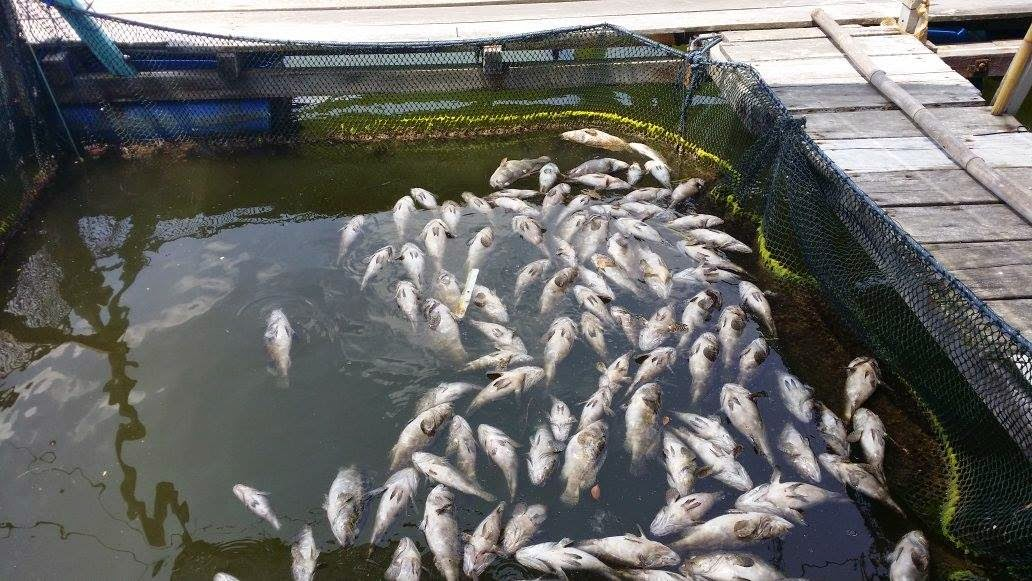
#> input picture fish1.jpg, 1032 x 581 px, found by its file name
$ python Threshold.py
#> lines starting #> are read from the running program, lines starting #| are printed output that depends on the picture; after the words box and inside, x2 and y2 are one past the last pixel; in counts of white or black regions, pixels touching at a corner belong together
import numpy as np
import cv2

img = cv2.imread('D:/Fish/fish1.jpg',1)
#> img is the input picture: shape (581, 1032, 3); mean B, G, R 101, 103.6, 103.6
img_cleaned = cv2.fastNlMeansDenoisingColored(img,None,6,6,7,21)
img_gray = cv2.cvtColor(img_cleaned,cv2.COLOR_BGR2GRAY)
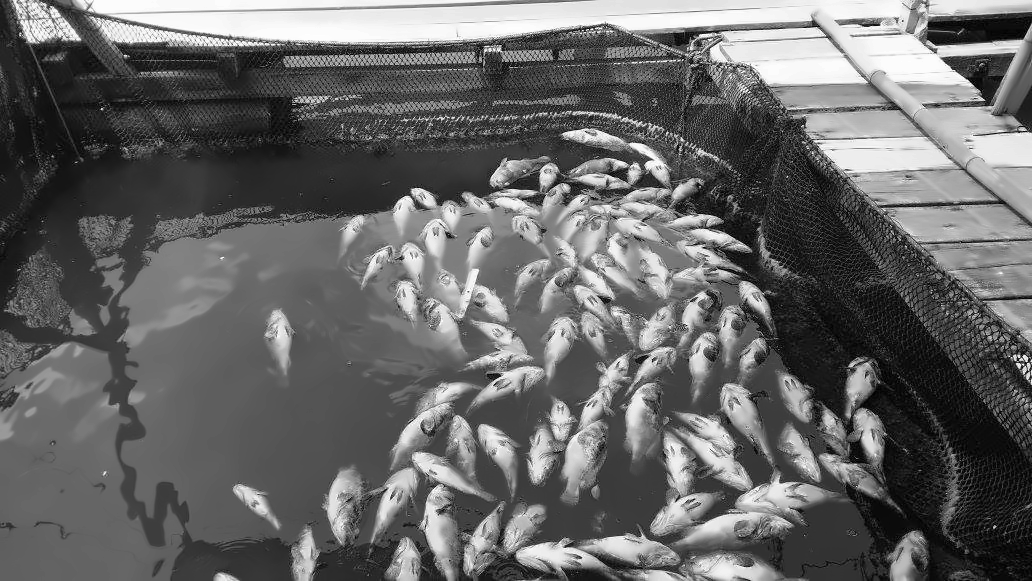
#> img_gray: shape (581, 1032); min 0, max 254, mean 102.9

ret1,thresh1 = cv2.threshold(img_gray,180,255,cv2.THRESH_BINARY)
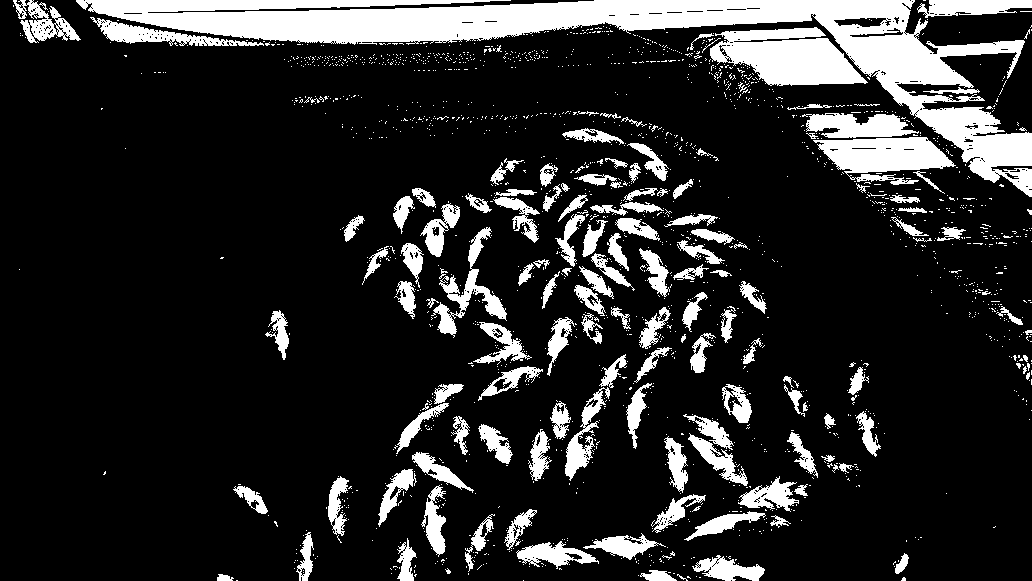
#> thresh1: shape (581, 1032); 16.3% white; 1821 white regions (1683 under 20 px), largest, box (x1, y1, x2, y2) and area: (76, 0, 1032, 197) 35988, (710, 27, 868, 86) 5924, (813, 137, 956, 185) 3971
ret2,thresh2 = cv2.threshold(img_gray,0,255,cv2.THRESH_BINARY + cv2.THRESH_OTSU)
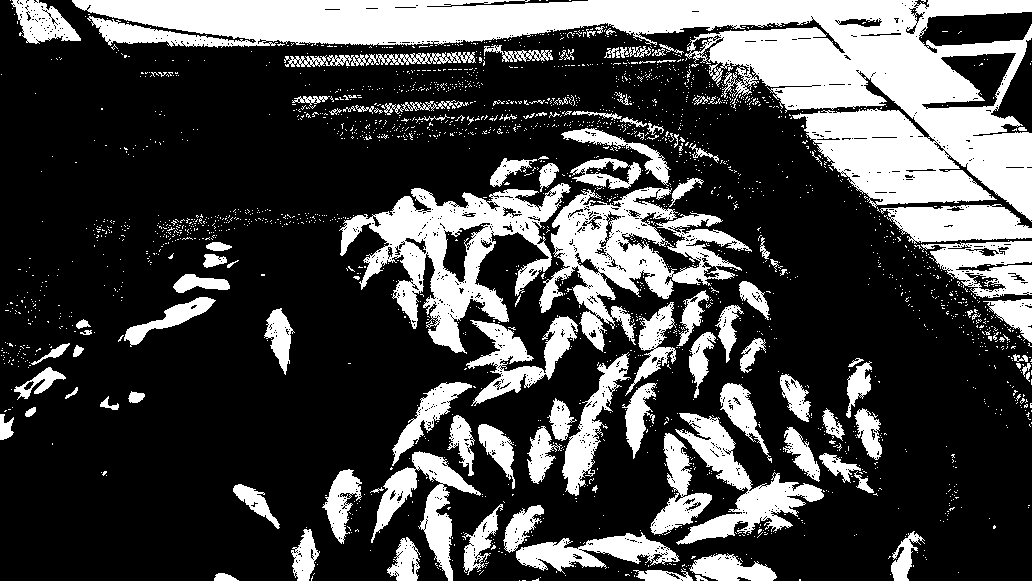
#> thresh2: shape (581, 1032); 28% white; 2336 white regions (2219 under 20 px), largest, box (x1, y1, x2, y2) and area: (72, 0, 1032, 222) 66009, (339, 183, 571, 354) 14068, (539, 187, 752, 352) 12616
#> ret2 = 130

output1 = cv2.bitwise_and(img,img,mask=thresh1)
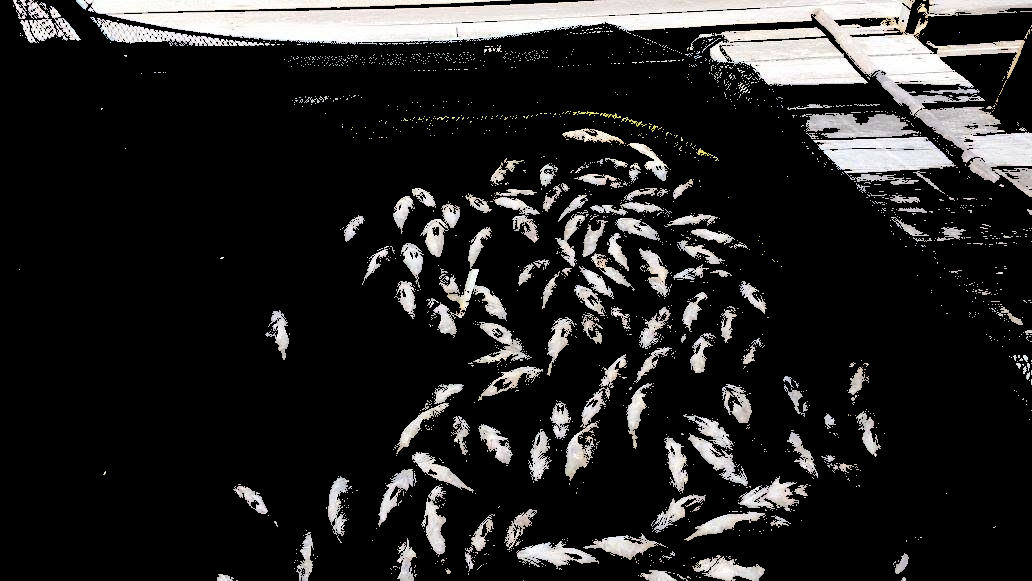
#> output1: shape (581, 1032, 3); mean B, G, R 35.6, 35.9, 36.7
output2 = cv2.bitwise_and(img,img,mask=thresh2)
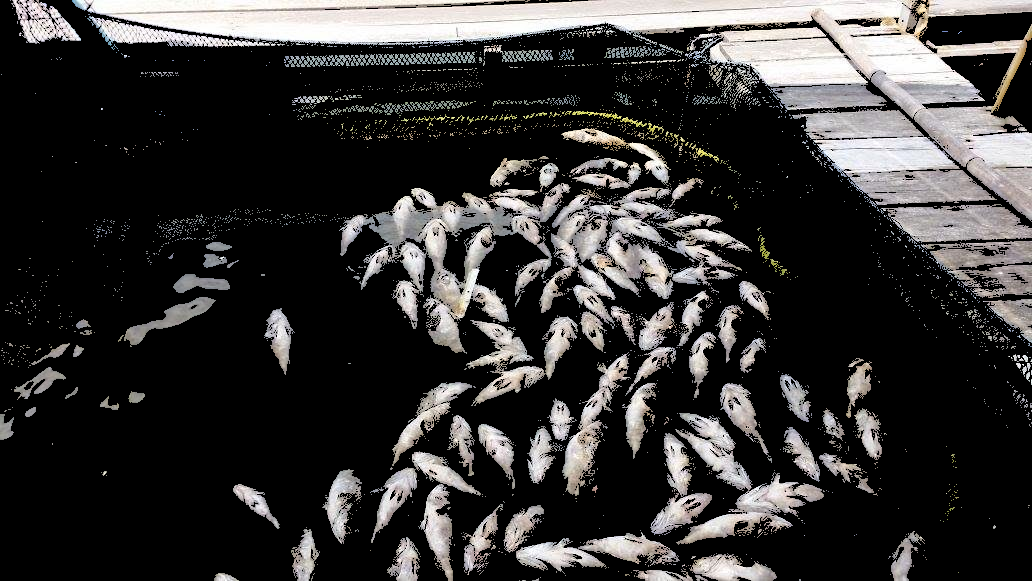
#> output2: shape (581, 1032, 3); mean B, G, R 53.3, 53.9, 55.3
print(ret2)
#| 130.0

cv2.imshow("Binary",output1)
cv2.imshow("Otsu",output2)
cv2.waitKey(0)

$ run again, with fish2.JPG copied over fish1.jpg
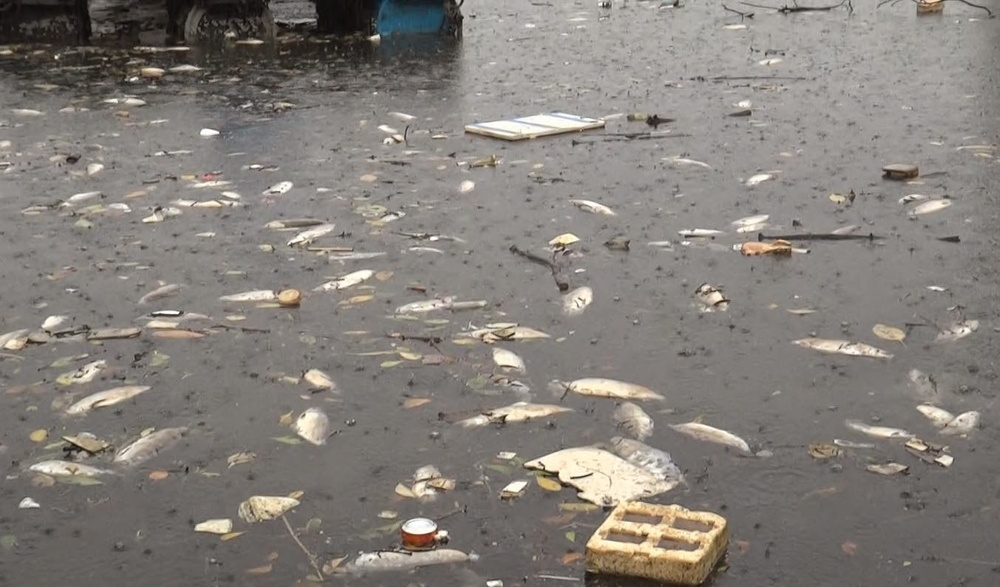
#> input picture fish2.JPG, 1000 x 587 px, shrunk from 1353 x 794 before the run, found by its file name
#> img is the input picture: shape (587, 1000, 3); mean B, G, R 121.4, 126.9, 132.1
#> `ret1,thresh1 = cv2.threshold(img_gray,180,255,cv2.THRESH_BINARY)`:
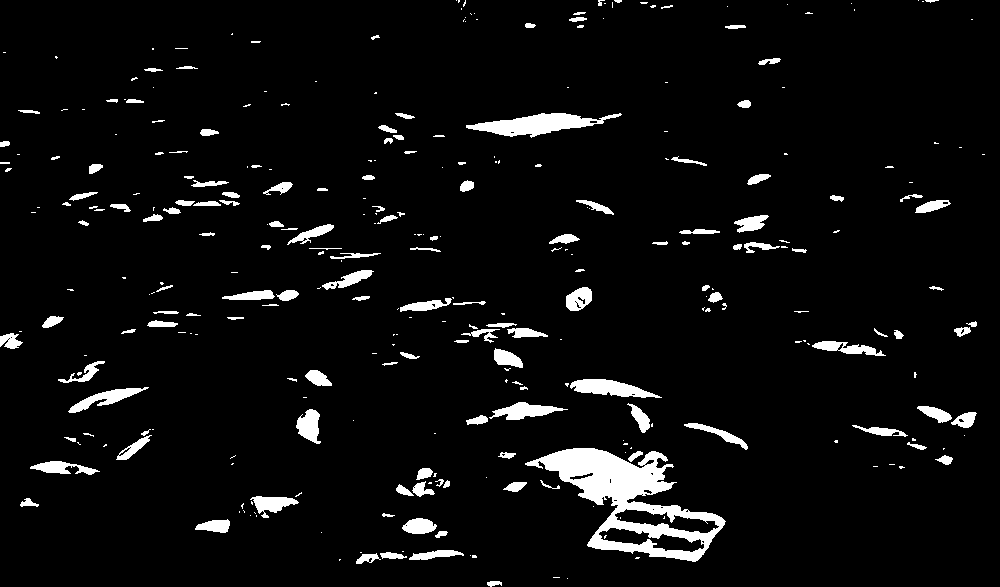
#> thresh1: shape (587, 1000); 5.1% white; 318 white regions (172 under 20 px), largest, box (x1, y1, x2, y2) and area: (525, 448, 726, 562) 8028, (466, 113, 622, 138) 1864, (570, 379, 662, 398) 986
#> thresh2: shape (587, 1000); 49.8% white; 263 white regions (153 under 20 px), largest, box (x1, y1, x2, y2) and area: (0, 0, 1000, 359) 246798, (497, 401, 726, 564) 12405, (460, 346, 573, 428) 3034
#> ret2 = 127
#> `output2 = cv2.bitwise_and(img,img,mask=thresh2)`:
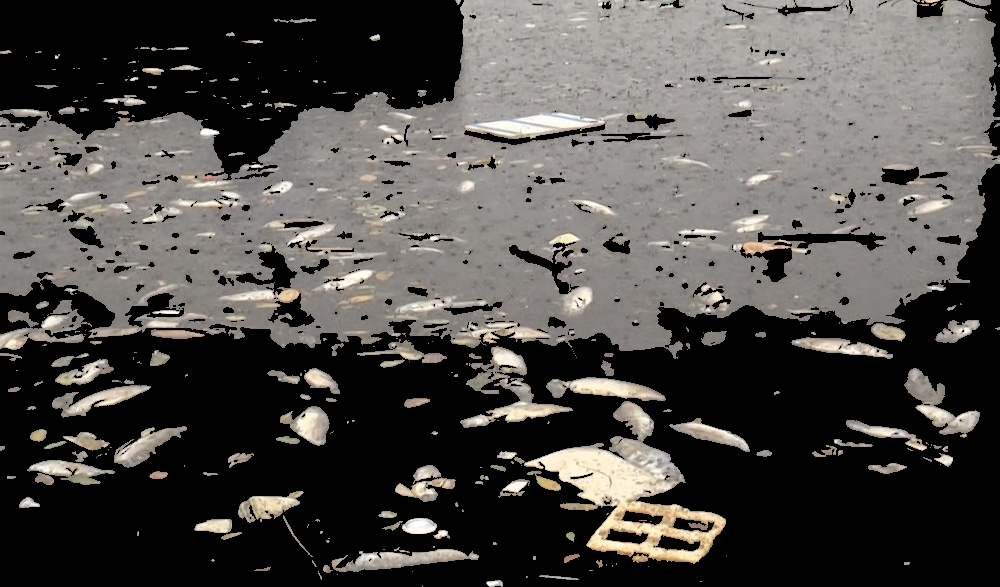
#> output2: shape (587, 1000, 3); mean B, G, R 72.8, 76.1, 78.8
#| 127.0
